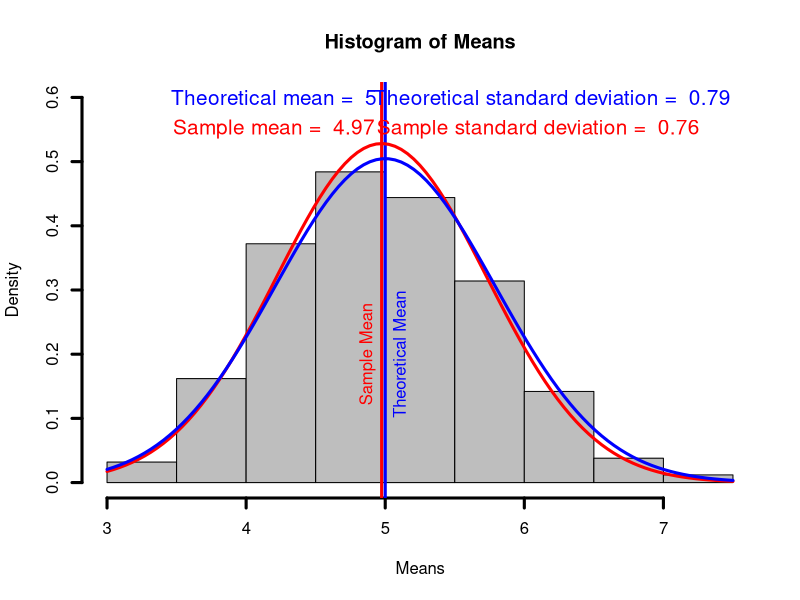

Write the R code that produced this figure.
## ---- chunk 1
knitr::opts_chunk$set(fig.width=10, fig.height=8, fig.path='figures/', echo=TRUE, warning=FALSE, message=FALSE)
## ---- chunk 2
# Set the parameters as given in the assignment
n <- 40
lambda <- 0.2
nSim <- 1000

# First compute the theoretical mean
true.mean <- 1/0.2

# Set the seed for reproducibility
set.seed(1234)

# Generate 1000 simulations with 40 exponentials and with a rate of 0.2
means <- replicate(nSim, {
  mm <- rexp(n, lambda)
  mean(mm)
  })

# Print the mean of means
sample.mean <- mean(means)
print(sample.mean)
## ---- chunk 3
# First compute the theoretical standard deviation and variance
true.sd <- (1/0.2)/sqrt(40)
true.variance <- (true.sd)^2
print(true.variance)

# Print the variance of means
sample.sd <- sd(means)
sample.variance <- (sample.sd)^2
print(sample.variance)
## ---- chunk 4
# Plot the density distribution of means from 1000 simulations sampling 40 exponentials
hist(means, breaks = 15,
    main = "Histogram of Means",
    xlab = "Means",
    ylab = "Density",
    ylim=c(0,0.6),
    prob=TRUE,
    lwd = 3,
    col = "gray")
abline(v=mean(means),col="red", lwd=3)
abline(v=true.mean,col="blue", lwd=3)
text(x = mean(means) - 0.1, y = 0.2, "Sample Mean", srt = 90., col = "red")
text(x = 1/lambda + 0.1, y = 0.2, "Theoretical Mean", srt = 90., col = "blue")
curve(dnorm(x, sample.mean, sample.sd), 
      add=TRUE,
      col = "red",
      lwd = 3)
text(x = 4.2, y = 0.55, paste("Sample mean = ", round(sample.mean,2)), 
     col = "red", cex = 1.25)
text(x = 6.1, y = 0.55, paste("Sample standard deviation = ", round(sample.sd,2)), 
     col = "red", cex = 1.25)
curve(dnorm(x,true.mean,true.sd),
    add = TRUE,
    col = "blue",
    lwd = 3)
text(x = 4.2, y = 0.60, paste("Theoretical mean = ", round(true.mean,2)), 
     col = "blue", cex = 1.25)
text(x = 6.2, y = 0.60, paste("Theoretical standard deviation = ", round(true.sd,2)),
     col = "blue", cex = 1.25)
